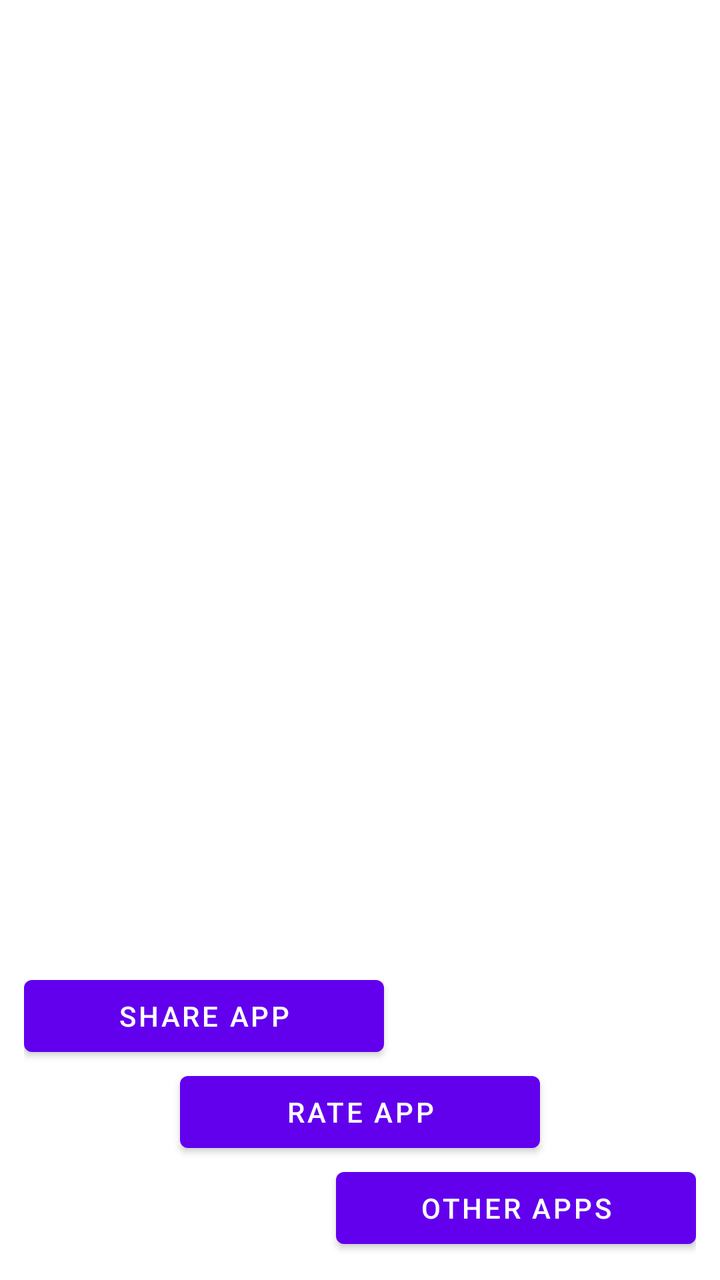
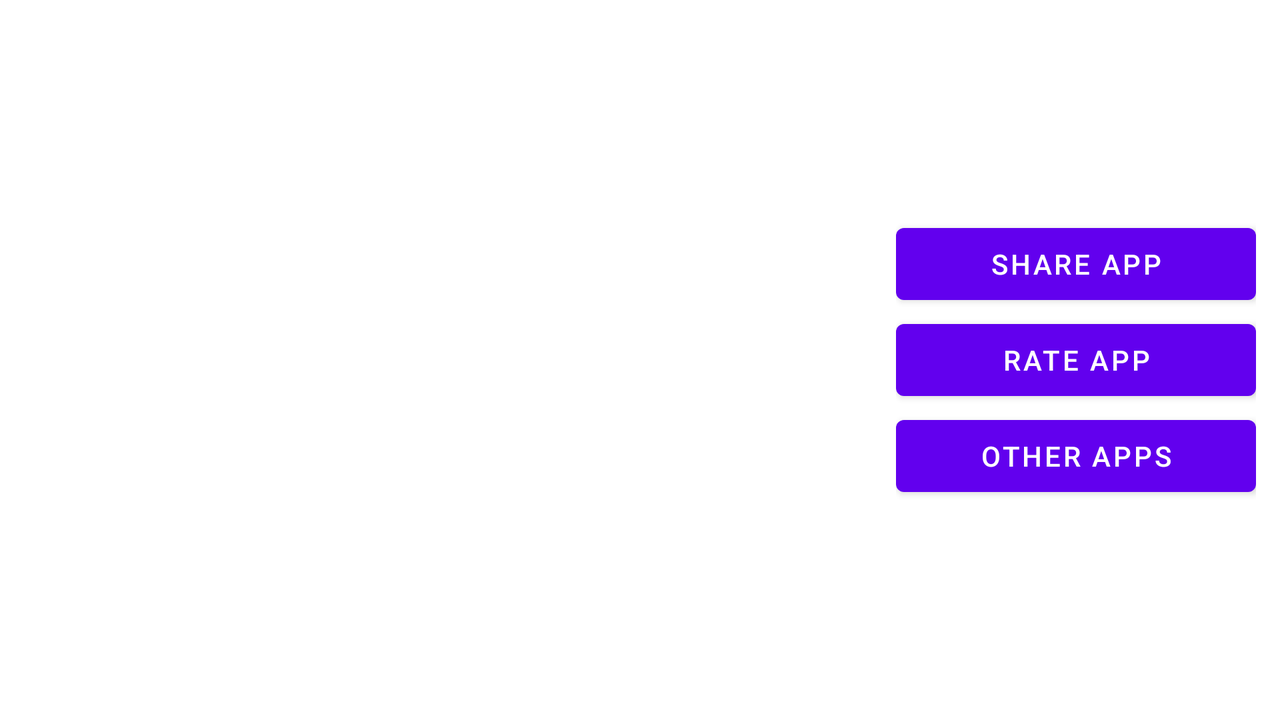

Compare how this app lays out the same screen by default and in its alternative resource folder. The renders come first, then the two layout files and the values they reference.
<!-- AndroidManifest.xml: fallback theme Theme.MaterialComponents.DayNight.NoActionBar -->
<!-- res/layout/util_about.xml -->
<?xml version="1.0" encoding="utf-8"?>
<FrameLayout
    xmlns:android="http://schemas.android.com/apk/res/android"
    xmlns:tools="http://schemas.android.com/tools"
    android:layout_width="match_parent"
    android:layout_height="match_parent">

    <ImageView
        android:id="@+id/imgBackground"
        android:layout_width="match_parent"
        android:layout_height="match_parent"
        android:scaleType="center" />

    <ScrollView
        android:layout_width="match_parent"
        android:layout_height="match_parent"
        android:fillViewport="true">

        <LinearLayout
            android:layout_width="match_parent"
            android:layout_height="wrap_content"
            android:orientation="vertical">

            <TextView
                android:id="@+id/txtTitle"
                android:layout_width="wrap_content"
                android:layout_height="wrap_content"
                android:layout_marginLeft="16dp"
                android:layout_marginRight="16dp"
                android:layout_marginTop="16dp"
                android:textAppearance="?android:attr/textAppearanceMedium" />

            <TextView
                android:id="@+id/txtAuthorCopyright"
                android:layout_width="wrap_content"
                android:layout_height="wrap_content"
                android:layout_marginLeft="16dp"
                android:layout_marginRight="16dp"
                android:layout_marginTop="8dp"
                android:textAppearance="?android:attr/textAppearanceSmall"
                android:textColor="#888" />

            <TextView
                android:id="@+id/txtLicense"
                android:layout_width="wrap_content"
                android:layout_height="wrap_content"
                android:layout_marginLeft="16dp"
                android:layout_marginRight="16dp"
                android:layout_marginTop="3dp"
                android:textAppearance="?android:attr/textAppearanceSmall"
                android:textColor="#888" />

            <LinearLayout
                android:id="@+id/conLinks"
                android:layout_width="match_parent"
                android:layout_height="0px"
                android:layout_marginTop="8dp"
                android:layout_weight="1"
                android:gravity="top"
                android:orientation="vertical" />

            <LinearLayout
                android:layout_width="match_parent"
                android:layout_height="wrap_content"
                android:layout_marginBottom="12dp"
                android:layout_marginLeft="12dp"
                android:layout_marginRight="12dp"
                android:layout_marginTop="8dp"
                android:orientation="vertical">

                <Button
                    android:id="@+id/btnShare"
                    android:layout_width="wrap_content"
                    android:layout_height="wrap_content"
                    android:drawableLeft="@drawable/util_ic_share_dark"
                    android:drawableStart="@drawable/util_ic_share_dark"
                    android:minWidth="180dp"
                    android:text="@string/about_btnShare"
                    tools:ignore="ButtonStyle" />

                <Button
                    android:id="@+id/btnRate"
                    android:layout_width="wrap_content"
                    android:layout_height="wrap_content"
                    android:layout_gravity="center_horizontal"
                    android:drawableLeft="@drawable/util_ic_rate_dark"
                    android:drawableStart="@drawable/util_ic_rate_dark"
                    android:minWidth="180dp"
                    android:text="@string/about_btnRate"
                    tools:ignore="ButtonStyle" />

                <Button
                    android:id="@+id/btnOtherApps"
                    android:layout_width="wrap_content"
                    android:layout_height="wrap_content"
                    android:layout_gravity="right"
                    android:drawableLeft="@drawable/util_ic_other_apps_dark"
                    android:drawableStart="@drawable/util_ic_other_apps_dark"
                    android:minWidth="180dp"
                    android:text="@string/about_btnOtherApps"
                    tools:ignore="ButtonStyle" />
            </LinearLayout>
        </LinearLayout>

    </ScrollView>
</FrameLayout>
<!-- resources referenced by this layout -->
<resources>
  <!-- drawable util_ic_other_apps_dark: png bitmap (drawable-hdpi, 572 bytes) -->
  <!-- drawable util_ic_rate_dark: png bitmap (drawable-hdpi, 591 bytes) -->
  <string name="about_btnOtherApps">Other apps</string>
  <string name="about_btnRate">Rate app</string>
  <string name="about_btnShare">Share app</string>
</resources>
<!-- res/layout-land/util_about.xml (the repository's variant of the layout above) -->
<!-- drawn on the phone turned sideways -->
<?xml version="1.0" encoding="utf-8"?>
<FrameLayout
    xmlns:android="http://schemas.android.com/apk/res/android"
    android:layout_width="match_parent"
    android:layout_height="match_parent">

    <ImageView
        android:id="@+id/imgBackground"
        android:layout_width="match_parent"
        android:layout_height="match_parent"
        android:scaleType="center" />

    <LinearLayout
        android:layout_width="match_parent"
        android:layout_height="match_parent"
        android:baselineAligned="false"
        android:orientation="horizontal">

        <LinearLayout
            android:id="@+id/conLinks"
            android:layout_width="0dp"
            android:layout_height="wrap_content"
            android:layout_marginEnd="4dp"
            android:layout_marginRight="4dp"
            android:layout_weight="1"
            android:orientation="vertical">

            <TextView
                android:id="@+id/txtTitle"
                android:layout_width="wrap_content"
                android:layout_height="wrap_content"
                android:layout_marginLeft="16dp"
                android:layout_marginRight="16dp"
                android:layout_marginTop="16dp"
                android:textAppearance="?android:attr/textAppearanceMedium" />

            <TextView
                android:id="@+id/txtAuthorCopyright"
                android:layout_width="wrap_content"
                android:layout_height="wrap_content"
                android:layout_marginLeft="16dp"
                android:layout_marginRight="16dp"
                android:layout_marginTop="8dp"
                android:textAppearance="?android:attr/textAppearanceSmall"
                android:textColor="?android:attr/textColorHint" />

            <TextView
                android:id="@+id/txtLicense"
                android:layout_width="wrap_content"
                android:layout_height="wrap_content"
                android:layout_marginBottom="8dp"
                android:layout_marginLeft="16dp"
                android:layout_marginRight="16dp"
                android:layout_marginTop="3dp"
                android:textAppearance="?android:attr/textAppearanceSmall"
                android:textColor="#888" />
        </LinearLayout>

        <LinearLayout
            android:layout_width="wrap_content"
            android:layout_height="match_parent"
            android:layout_marginEnd="12dp"
            android:layout_marginLeft="4dp"
            android:layout_marginRight="12dp"
            android:layout_marginStart="4dp"
            android:gravity="center_vertical"
            android:orientation="vertical">

            <Button
                android:id="@+id/btnShare"
                android:layout_width="wrap_content"
                android:layout_height="wrap_content"
                android:drawableLeft="@drawable/util_ic_share_dark"
                android:drawableStart="@drawable/util_ic_share_dark"
                android:minWidth="180dp"
                android:text="@string/about_btnShare" />

            <Button
                android:id="@+id/btnRate"
                android:layout_width="wrap_content"
                android:layout_height="wrap_content"
                android:drawableLeft="@drawable/util_ic_rate_dark"
                android:drawableStart="@drawable/util_ic_rate_dark"
                android:minWidth="180dp"
                android:text="@string/about_btnRate" />

            <Button
                android:id="@+id/btnOtherApps"
                android:layout_width="wrap_content"
                android:layout_height="wrap_content"
                android:drawableLeft="@drawable/util_ic_other_apps_dark"
                android:drawableStart="@drawable/util_ic_other_apps_dark"
                android:minWidth="180dp"
                android:text="@string/about_btnOtherApps" />

        </LinearLayout>

    </LinearLayout>
</FrameLayout>
